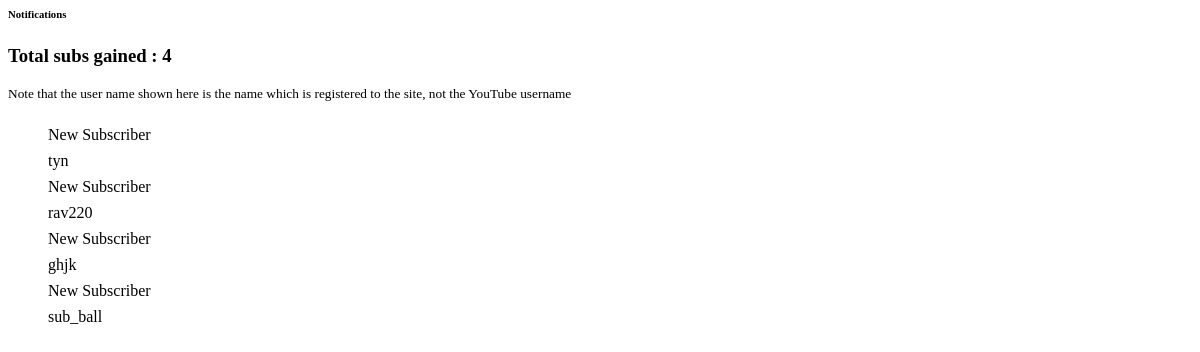
Before: /notifications/ (signed in) with the older database file.
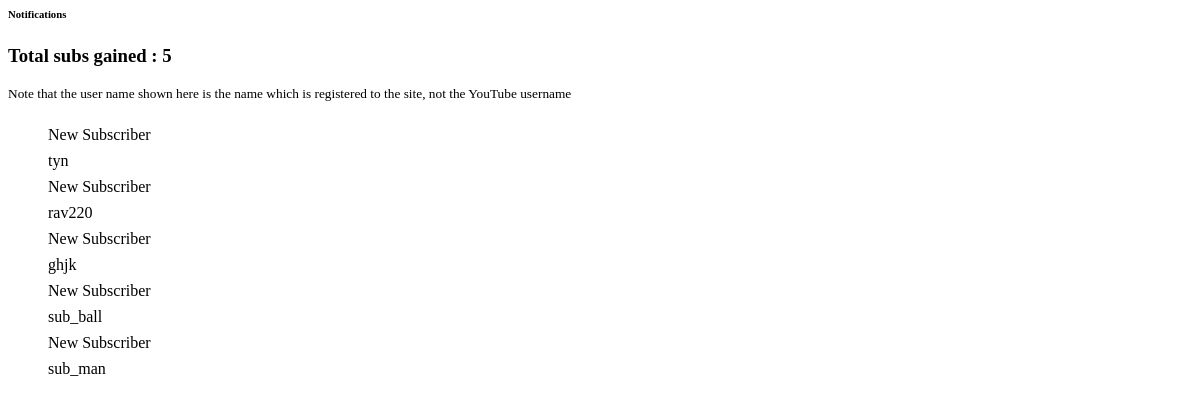
After: the same page with the newer database file.
### community/models.py (models this page shows)
class CustomUser(AbstractUser):
	objects = UserManager()

### community/views.py (the view)
# urls.py: path('notifications/', notification_view, name='notifications'),
def notification_view(request):
	tube_user = TubeUser.objects.get(user=request.user).subscribed_users.all()
	users = User.objects.filter(tubeuser__in=tube_user)
	context = {
	'users':users
	}
	return render(request, 'notification_view.html', context)

### community/templates/notification_view.html (shortened to what this page needs)
        <div class="card shadow mb-4">
          <div class="card-header py-3">
              <h6 class="m-0 font-weight-bold text-primary">Notifications</h6>
          </div>
          <div class="card-body">
              <h3>Total subs gained : {{users|length}}</h3>
              <small>Note that the user name shown here is the name which is registered to the site, not the YouTube username </small>
              <ul class="list-style-none ps-0">
                {% for user in users %}
                <li class="d-flex no-block card-body border-bottom">
                    <div> <a class="m-b-0 font-medium p-0" >New Subscriber</a> <span class="text-muted">{{user.username}}</span> </div>
                </li>
                {% endfor %}
              </ul>
          </div>

### community/templates/notification_view.html (style rules this page uses)
ul.list-style-none li { list-style: none }
ul.list-style-none li a { padding: 8px 0px; display: block; text-decoration: none }

Changed rows visible on the page:
added CustomUser: username "sub_man"
Other visible differences:
{{ users|length }}: "4" → "5"
